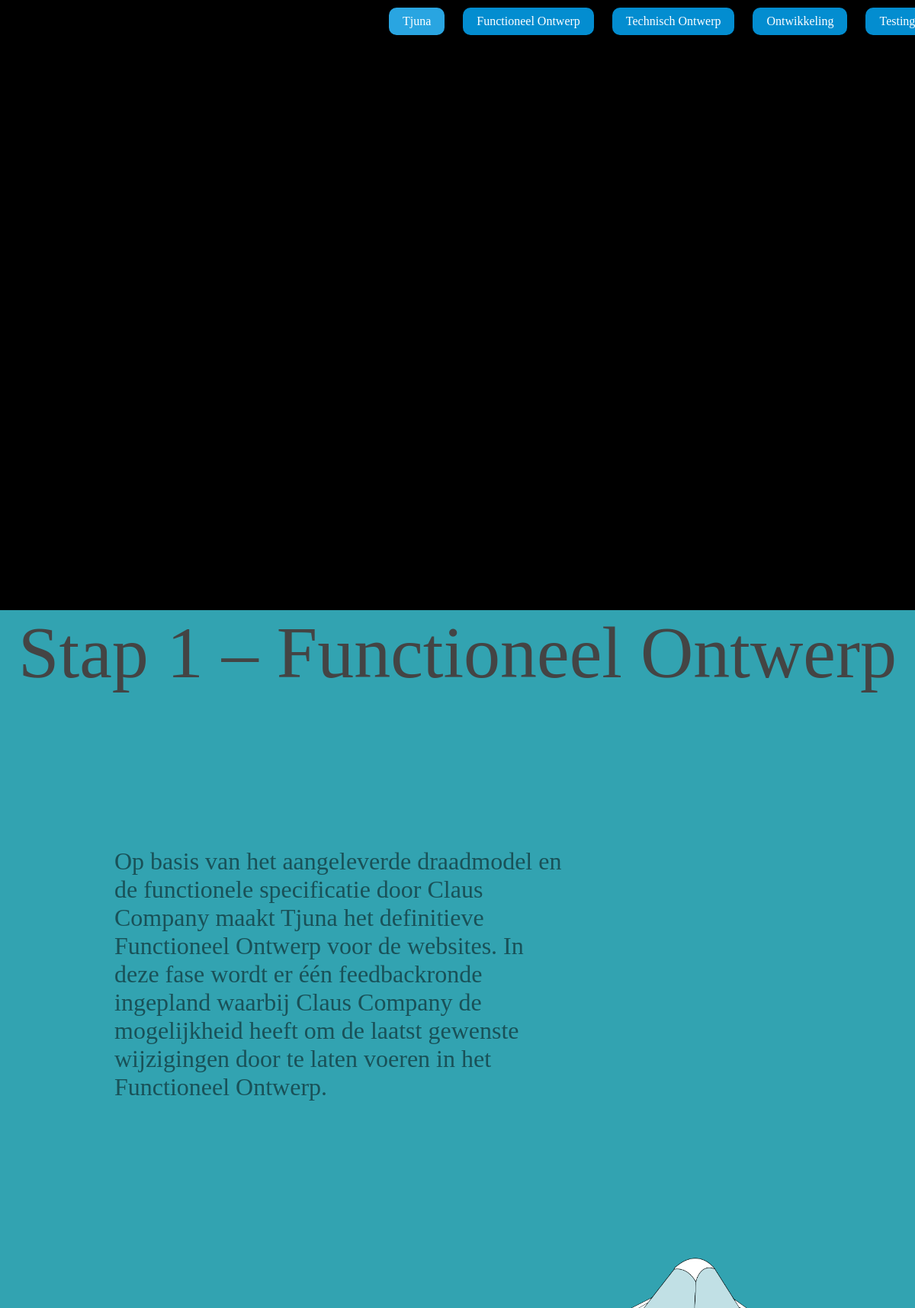
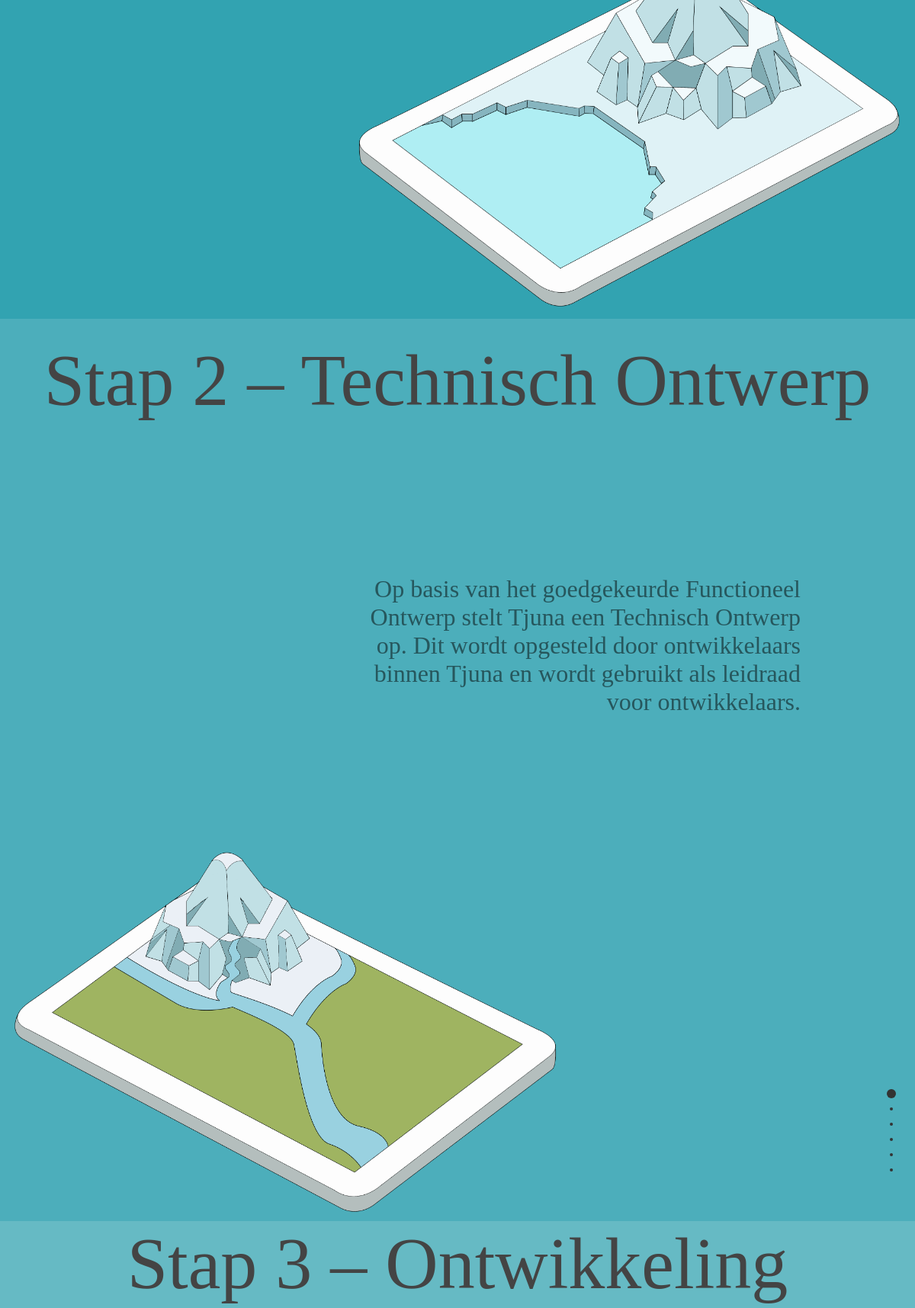
The page / (upper part) on the database its author committed (2 pictures, top to bottom).
### tables this page shows
CREATE TABLE IF NOT EXISTS `stappen` (
  `id` int(1) NOT NULL AUTO_INCREMENT,
  `title` varchar(255) NOT NULL,
  `content` mediumtext NOT NULL,
  `image` varchar(255) NOT NULL,
  PRIMARY KEY (`id`)
);

### models/select_stappen.php (called while the page is built)
<?php
	$sql = "SELECT * FROM stappen";
	$result = $mysqli->query($sql);
?>

### views/showStap.php (the view)
<?php
for ($i=1 & $j=1; $i & $j < 5; $i++ & $j) {
while($stap = $result->fetch_assoc()) {
	echo '<div class="section" id="section'. $i++ . '"><div class="intro"><div class="sectionHeader"><h1>' . $stap["title"] . '</h1></div>';
	echo  '<div class="sectionContent"><p>' . $stap["content"] . '</p><img id="plaatje' . $j++ . '" src="imgs/' . $stap['image'] . '" alt="cool">' . '</div></div></div>';
}
}
?>

### index.php (shortened to what this page needs)
<?php
require_once 'includes/database.php' ;
include 'models/select_stappen.php';
?>
<!DOCTYPE html>
<html>
<head>
	<link rel="stylesheet" type="text/css" href="css/admin.css">
	<link rel="stylesheet" type="text/css" href="css/mediaqueries.css">
	<link rel="stylesheet" type="text/css" href="css/jquery.fullPage.css" />
	<link rel="stylesheet" type="text/css" href="css/main.css" />
</head>
<body>
	<ul id="menu">
	<li id="1st" data-menuanchor="firstPage"><a href="#firstPage">Tjuna</a></li>
	<li id="2nd" data-menuanchor="secondPage"><a href="#secondPage">Functioneel Ontwerp</a></li>
	<li id="3rd" data-menuanchor="3rdPage"><a href="#3rdPage">Technisch Ontwerp</a></li>
    <li id="4th" data-menuanchor="4thPage"><a href="#4thPage">Ontwikkeling</a></li>
    <li id="5th" data-menuanchor="5thPage"><a href="#5thPage">Testing</a></li>
</ul>
<div id="fullpage">
	<div class="section" id="section0">
		<h1>Stappenplan</h1>
		<p>De workflow van Tjuna</p>
		<video autoplay loop muted id="myVideo">
			<source src="imgs/flowers.mp4" type="video/mp4">
			<source src="imgs/flowers.webm" type="video/webm">
		</video>
	</div>
	<?php
		include 'views/showStap.php';
	?>
</div>
</body>
</html>

### css/admin.css (style rules this page uses)
body { font-family: ProximaNova-BoldIt; color: #333; color: rgba(0,0,0,1); background-color: #b3dce1; }

### css/main.css (style rules this page uses)
body,div,dl,dt,dd,ul,ol,li,h1,h2,h3,h4,h5,h6,pre, form,fieldset,input,textarea,p,blockquote,th,td { padding: 0; margin: 0; }
a { text-decoration:none; }
fieldset,img { border: 0; }
ol,ul { list-style: none; margin:0; padding:0; }
h1,h2,h3,h4,h5,h6 { font-weight: normal; font-size: 100%; margin:0; padding:0; color:#444; }
body { font-family: ProximaNova-BoldIt; color: #333; color: rgba(0,0,0,0.5); }
h1 { font-size: 6em; }
p { font-size: 2em; }
.intro p { width: 50%; margin: 0 auto; font-size: 2em; }
.section { text-align:center; }
.sectionHeader { overflow: hidden; }
#section0 h1 { padding-bottom: 5px; }
#section1 p { float:left; padding-top: 200px; padding-left: 150px; text-align: left; }
#plaatje1 { float:right; width: 750px; padding-top: 200px; }
#section2 h1 { padding-top: 25px; }
#section2 p { float:right; padding-top: 200px; padding-right: 150px; text-align: right; }
#plaatje2 { float:left; width: 750px; padding-top: 175px; }
#myVideo { position: absolute; right: 0; bottom: 0; top:0; right:0; width: 100%; height: 100%; background-size: 100% 100%; background-color: black; background-image: ; background-position: center center; background-size: contain; object-fit: cover; z-index:3; }
#menu li { display:inline-block; margin: 10px; color: #000; background:#038dd0; -webkit-border-radius: 10px; border-radius: 10px; }
#menu li.active { background:#29a5e1; color: #000; }
#menu li a { text-decoration:none; color: #fff; }
#menu li a, #menu li.active a { padding: 9px 18px; display:block; }
#menu li.active a { color: #fff; }
#menu { position:fixed; top:0; left:500px; height: 40px; z-index: 70; width: 100%; padding: 0; margin:0; }

### rows shown on the page
stappen: title "Stap 1 – Functioneel Ontwerp", content "Op basis van het aangeleverde draadmodel en de functionele specificatie door Claus Company maakt Tjuna het definitieve Functioneel Ontwerp voor de websites. In deze fase wordt er één feedbackronde ingepland waarbij Claus Company de mogelijkheid heeft om de laatst gewenste wijzigingen door te laten voeren in het Functioneel Ontwerp.", image (picture)
stappen: title "Stap 2 – Technisch Ontwerp", content "Op basis van het goedgekeurde Functioneel Ontwerp stelt Tjuna een Technisch Ontwerp op. Dit wordt opgesteld door ontwikkelaars binnen Tjuna en wordt gebruikt als leidraad voor ontwikkelaars.", image (picture)
stappen: title "Stap 3 – Ontwikkeling"
